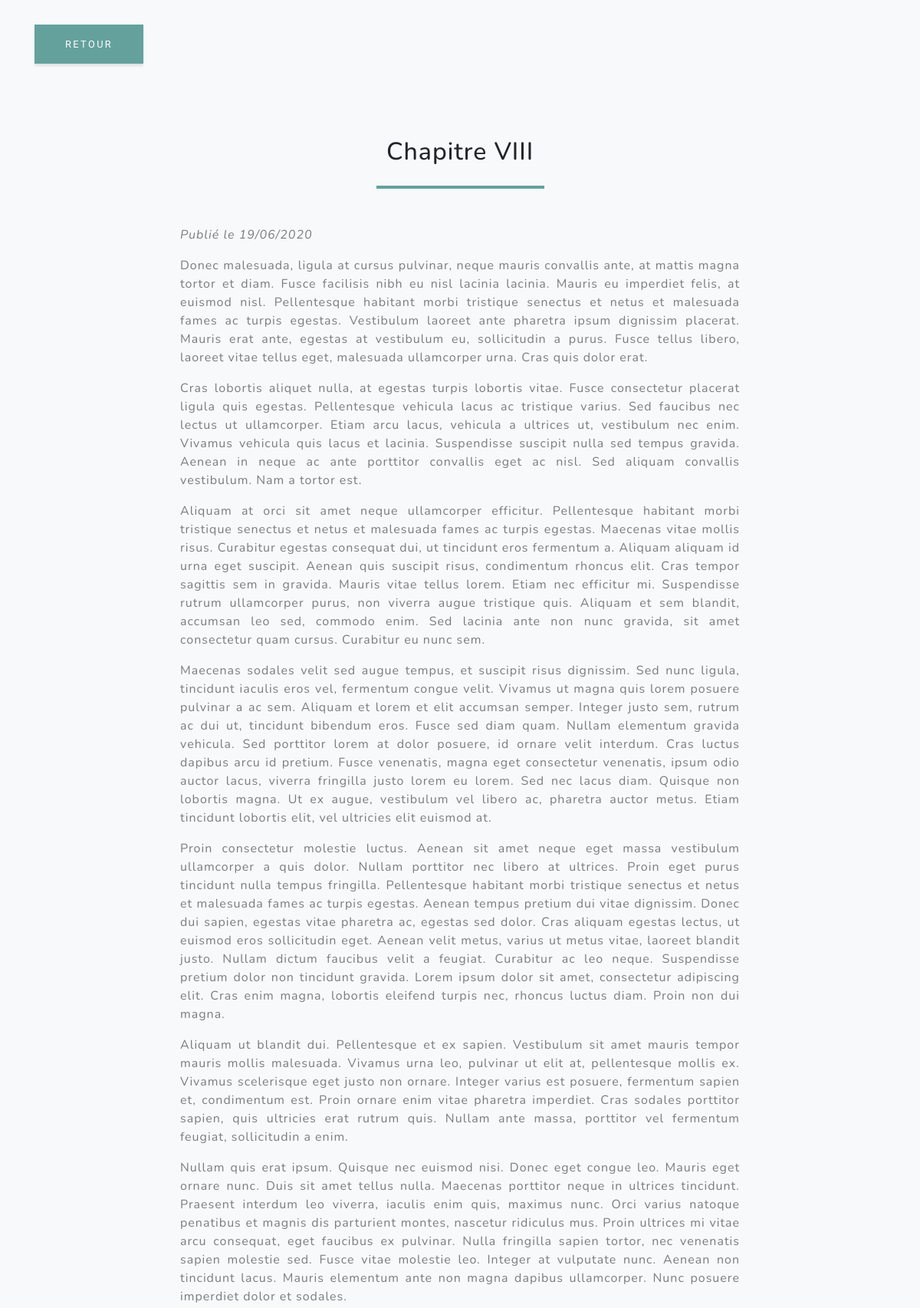
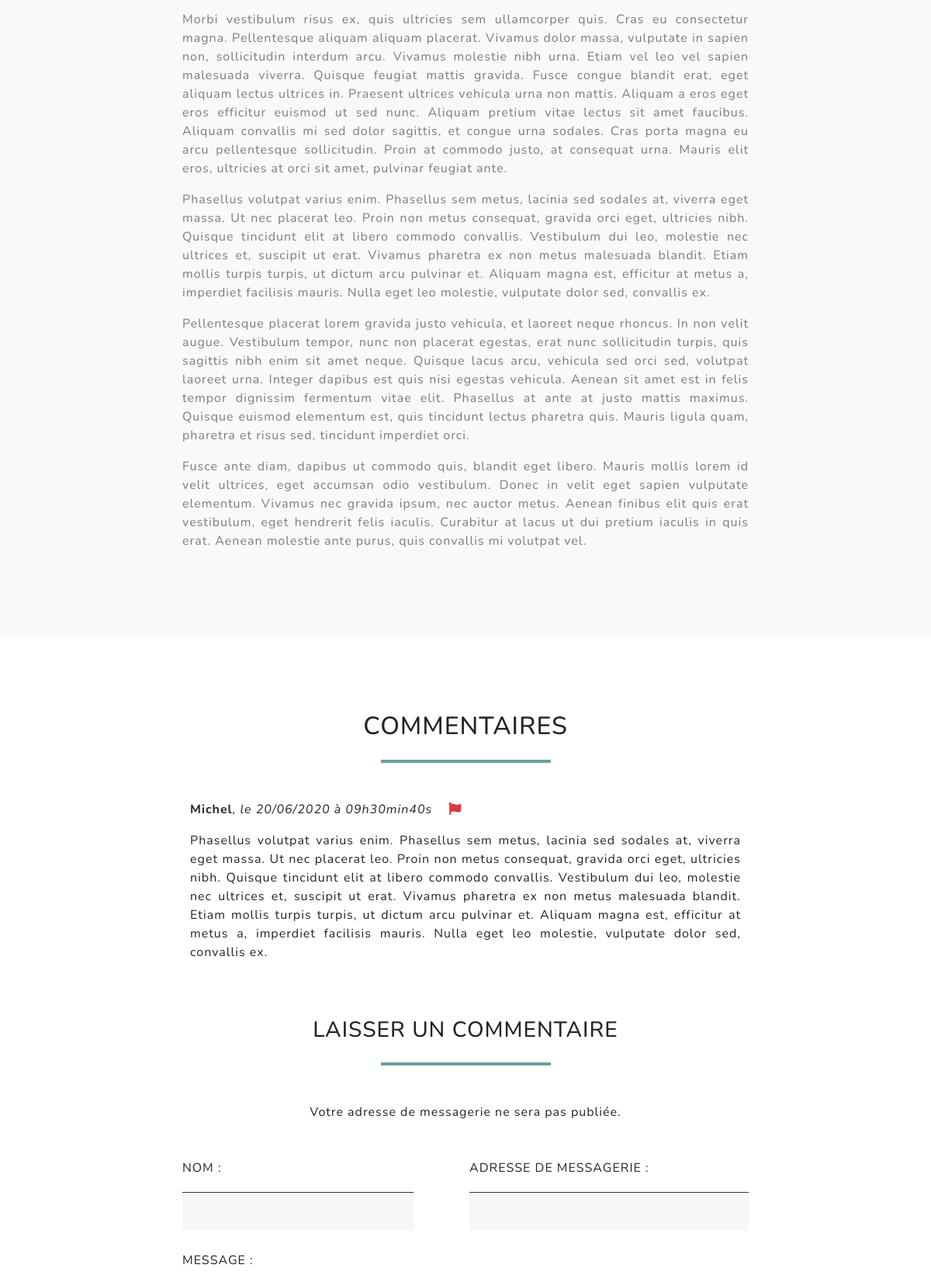
The app's page /index.php?action=post&id=8 (upper part) with its own data (2 pictures, top to bottom).
### tables this page shows
CREATE TABLE IF NOT EXISTS `posts` (
  `id` int(11) NOT NULL AUTO_INCREMENT,
  `title` varchar(255) NOT NULL,
  `content` text NOT NULL,
  `creation_date` datetime NOT NULL,
  PRIMARY KEY (`id`)
);

CREATE TABLE IF NOT EXISTS `comments` (
  `id` int(11) NOT NULL AUTO_INCREMENT,
  `post_id` int(11) NOT NULL,
  `author` varchar(255) NOT NULL,
  `author_email` varchar(320) NOT NULL,
  `comment` text NOT NULL,
  `reported` int(11) NOT NULL,
  `moderated` datetime DEFAULT NULL,
  `comment_date` datetime NOT NULL,
  PRIMARY KEY (`id`)
);

### controller/PostController.php (called while the page is built, shortened)
<?php
require_once ('./model/PostManager.php');
require_once ('./model/CommentManager.php');
class PostController {
    public function __construct() {
        $this->postManager = new PostManager();
        $this->commentManager = new CommentManager();
    }
    public function getPost($postId) {
        $post = $this->postManager->getPost($postId);
        if (!isset($post)) {
            header('Location: index.php');
        } else {
            $comments = $this->commentManager->getCommentsByPostId($postId);
        }
        require_once('./view/frontend/postpage.php');
    }
}

### model/PostManager.php (called while the page is built, shortened)
<?php
require_once ('./model/Post.php');
class PostManager extends Database {
    public function getPost($postId) {
        $query = 'SELECT id, title, content, DATE_FORMAT(creation_date, "%d/%m/%Y") AS date FROM posts WHERE id = :postId';
        $db = $this->checkConnection();
        $req = $db->prepare($query);
        $req->bindParam("postId", $postId, PDO::PARAM_INT);
        $req->execute();
        while ($data = $req->fetch()) {
            $post = new Post($data);
        }
        return $post;
    }
}

### model/Model.php (called while the page is built, shortened)
<?php
class Model {
    public function hydrate(array $donnees) {
        foreach ($donnees as $key => $value) {
            $method = 'set'.ucfirst($key);
            $method = ucwords("$method", "_");
            $method = str_replace("_", "", $method);
        }
    }
}

### model/Post.php (called while the page is built, shortened)
<?php
require_once ('./model/Model.php');
class Post extends Model {
    protected $id;
    protected $title;
    protected $content;
    protected $date;
    public function id() {
        return $this->id;
    }
    public function title() {
        return $this->title;
    }
    public function content() {
        return $this->content;
    }
    public function date() {
        return $this->date;
    }
    public function setId($id) {
        $id = (int) $id;
        if ($id > 0) {
            $this->id = $id;
        }
    }
    public function setTitle($title) {
        if (is_string($title)) {
            $this->title = $title;
        }
    }
    public function setContent($content) {
        if (is_string($content)) {
            $this->content = $content;
        }
    }
    public function setDate($date) {
        $this->date = $date;
    }
}

### model/CommentManager.php (called while the page is built, shortened)
<?php
require_once ('./model/Comment.php');
class CommentManager extends Database {
    public function getCommentsByPostId($postId) {
        $comments = [];
        $query = 'SELECT id, post_id, author, author_email, comment, DATE_FORMAT(comment_date, "%d/%m/%Y à %Hh%imin%ss") AS date, reported, moderated FROM comments WHERE post_id = :postId ORDER BY comment_date';
        $db = $this->checkConnection();
        $req = $db->prepare($query);
        $req->bindParam("postId", $postId, PDO::PARAM_INT);
        $req->execute();
        while ($data = $req->fetch()) {
            $comments[] = new Comment($data);
        }
        return $comments;
    }
}

### model/Comment.php (called while the page is built, shortened)
<?php
require_once ('./model/Model.php');
class Comment extends Model {
    protected $id;
    protected $postId;
    protected $author;
    protected $comment;
    protected $date;
    public function Id() {
        return $this->id;
    }
    public function PostId() {
        return $this->postId;
    }
    public function Author() {
        return $this->author;
    }
    public function Comment() {
        return $this->comment;
    }
    public function Date() {
        return $this->date;
    }
    public function setId($id) {
        $id = (int) $id;
        if ($id > 0) {
            $this->id = $id;
        }
    }
    public function setPostId($postId) {
        $postId = (int) $postId;
        if ($postId > 0) {
            $this->postId = $postId;
        }
    }
    public function setAuthor($author) {
        if (is_string($author)) {
            $this->author = $author;
        }
    }
    public function setComment($comment) {
        if (is_string($comment)) {
            $this->comment = $comment;
        }
    }
    public function setReported($reported) {
        $reported = (int) $reported;
    }
    public function setDate($date) {
        $this->date = $date;
    }
}

### view/frontend/postpage.php (the view, shortened to what this page needs)
<nav class="navbar navbar-expand-lg bg-light" id="mainNav">
    <div class="container">
        <div class="text-left">
            <a href="index.php#blog" class="btn btn-primary mb-0">Retour</a>
        </div>
    </div>
</nav>
<section id="post" class="section text-center bg-light">
    <div class="container">
        <div class="row">
            <div class="col-lg-8 mx-auto">
                <h2 class="text-black mb-4">
                    <?= htmlspecialchars_decode($post->title()) ?>
                </h2>
                <hr class="mb-5">
                <p class="text-black-50 text-left mb-3">
                    <em>Publié le <?= $post->date() ?></em>
                </p>
                <div class="text-black-50">
                    <?= htmlspecialchars_decode($post->content()) ?>
                </div>
            </div>
        </div>
    </div>
</section>
<section id="comment" class="section">
    <div class="container">
        <div class="row">
            <div class="col-md-10 col-lg-8 mx-auto text-center">
                <h2 class="text-black mb-4">COMMENTAIRES</h2>
                <hr class="mb-5">
            </div>
        </div>
        <?php foreach ($comments as $comment) { ?>
            <div class="mb-5">
                <div class="col-md-10 col-lg-8 mx-auto">
                    <p>
                        <strong><?= htmlspecialchars($comment->author()) ?></strong><em>, le <?= $comment->date() ?></em>
                        <a class="ml-3 text-danger" href="index.php?action=reportComment&amp;commentId=<?= htmlspecialchars($comment->id()) ?>&amp;postId=<?= htmlspecialchars($comment->postId()) ?>" title="Signaler ce commentaire !">
                            <i class="fas fa-flag"></i>
                        </a>
                    </p>
                    <p class="text-justify">
                        <?= htmlspecialchars_decode($comment->comment()) ?>
                    </p>
                </div>
            </div>
        <?php } ?>
        <div class="row">
            <div class="col-md-10 col-lg-8 mx-auto text-center">
                <h3 class="text-black mt-4 mb-4">
                    LAISSER UN COMMENTAIRE
                </h3>
                <hr class="mb-5">
                <p class="mb-5">
                    Votre adresse de messagerie ne sera pas publiée.
                </p>
                <form action="index.php?action=addComment&amp;id=<?= $post->id() ?>" method="POST">
                    <div class="form-row">
                        <div class="form-group col-md-5 text-left">
                            <label for="name">NOM :</label>
                            <input type="text" name="name" id="name" required>
                        </div>
                        <div class="form-group col-md-6 offset-md-1 text-left">
                            <label for="email">ADRESSE DE MESSAGERIE :</label>
                            <input type="email" name="email" id="email" required>
                        </div>
                    </div>
                    <div class="form-group text-left">
                        <label for="message">MESSAGE :</label>
                    </div>
                </form>
            </div>
        </div>
    </div>
</section>
<?php require_once('template.php'); ?>

### public/css/main.css (style rules this page uses)
body { font-family: 'Nunito'; letter-spacing: 0.0625em; }
a { color: #64a19d; }
label { margin-bottom: 1.2rem; }
input { display: block; width: 100%; height: calc(2em + 1rem + 2px); padding: .375rem .75rem; font-family: 'Nunito'; font-size: 1rem; font-weight: 400; line-height: 1.5; color: #333; background-color: #f8f7f7; border-top: 1px solid #333; border-bottom: 0; border-left: 0; border-right: 0; border-radius: 0; transition: border-color .15s ease-in-out,box-shadow .15s ease-in-out; margin-bottom: 10px; }
.btn { box-shadow: 0 0.1875rem 0.1875rem 0 rgba(0, 0, 0, 0.1) !important; padding: 1.0rem 2.5rem; font-family: 'Varela Round'; font-size: 80%; text-transform: uppercase; letter-spacing: .15rem; border: 0; border-radius: 0; margin: 2rem auto 3.5rem; }
.btn-primary { background-color: #64a19d; }
#mainNav { min-height: 56px; background-color: #fff; }
@media (min-width: 992px) { #mainNav { padding-top: 0; padding-bottom: 0; border-bottom: none; background-color: transparent; transition: background-color 0.3s ease-in-out; } }
.section { padding: 6rem 0; }
.section hr { border-color: #64a19d; border-width: .25rem; width: 30%; }

### records on screen
posts: title "Chapitre VIII", content "Donec malesuada, ligula at cursus pulvinar, neque mauris convallis ante, at mattis magna tortor et diam. Fusce facilisis nibh eu nisl lacinia lacinia. Mauris eu imperdiet felis, at euismod nisl. Pellentesque habitant morbi tristique senectus et netus et malesuada fames ac turpis egestas. Vestibulum laoreet ante pharetra ipsum dignissim placerat. Mauris erat ante, egestas at vestibulum eu, sollicitudin a purus. Fusce tellus libero, laoreet vitae tellus eget, malesuada ullamcorper urna. Cras quis dolor erat. Cras lobortis aliquet nulla, at egestas turpis lobortis vitae. Fusce consectetur placerat ligula quis egestas. Pellentesque vehicula lacus ac tristique varius. Sed faucibus nec lectus ut…"
comments: author "Michel", date "20/06/2020 à 09h30min40s", comment "Phasellus volutpat varius enim. Phasellus sem metus, lacinia sed sodales at, viverra eget massa. Ut nec placerat leo. Proin non metus consequat, gravida orci eget, ultricies nibh. Quisque tincidunt elit at libero commodo convallis. Vestibulum dui leo, molestie nec ultrices et, suscipit ut erat. Vivamus pharetra ex non metus malesuada blandit. Etiam mollis turpis turpis, ut dictum arcu pulvinar et. Aliquam magna est, efficitur at metus a, imperdiet facilisis mauris. Nulla eget leo molestie, vulputate dolor sed, convallis ex."

### other values on screen
$post->date() "19/06/2020"
